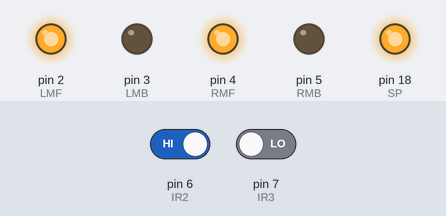
The sketch below on a simulated Arduino Uno, built with avr-gcc and run on an emulated ATmega328P. On the bench: output pins drawn as LEDs (lit = HIGH). The inputs (shaded band) are chosen by the test bench; at power-on: pin 6 (IR2) HIGH, pin 7 (IR3) LOW.

Above: at 1.2 s.
1.3 s: pin 6 (IR2) driven LOW
At 2.5 s:
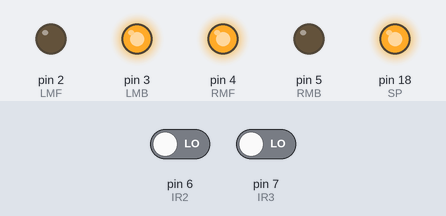
2.8 s: pin 6 (IR2) driven HIGH
At 3.9 s:
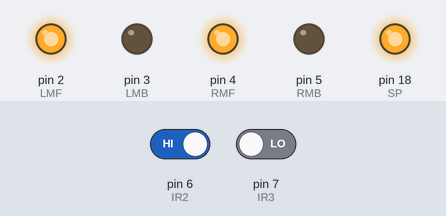
4.3 s: pin 7 (IR3) driven HIGH
At 5.0 s:
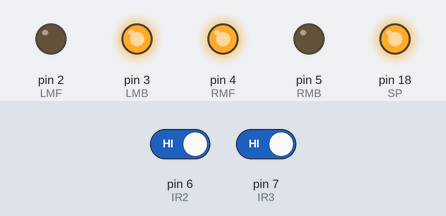
Timing chart, 0 to 7.3 s (numbered marks = the images above; inputs shaded):
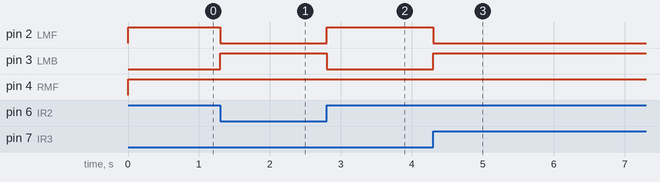

The sketch:

IR_motor.ino
```cpp
#define LMF 2 //d2
#define LMB 3 //d3

#define RMF 4 //d4
#define RMB 5 //d5

#define SP 18 //speed

#define IR1 5 //d7
#define IR2 6 //d8
#define IR3 7 //9

//#define CE 10
//#define CSN 9

int color, cnt;

void setup() {

  pinMode(IR1, INPUT);
  pinMode(IR2, INPUT);
  pinMode(IR3, INPUT);

  pinMode(LMF, OUTPUT);
  pinMode(LMB, OUTPUT);

  pinMode(RMF, OUTPUT);
  pinMode(RMB, OUTPUT);

  pinMode(SP, OUTPUT);
  analogWrite(SP, 255);

  color = 1;
  cnt == 0;

}

void loop() {

  if(color == 1){
    if(digitalRead(IR1) && !digitalRead(IR2) && !digitalRead(IR3)){
      digitalWrite(RMF, HIGH);
      digitalWrite(RMB, LOW);
      digitalWrite(LMF, LOW);
      digitalWrite(LMB, HIGH);
    }
    else if(!digitalRead(IR1) && digitalRead(IR2) && !digitalRead(IR3)){
      digitalWrite(RMF, HIGH);
      digitalWrite(RMB, LOW);
      digitalWrite(LMF, HIGH);
      digitalWrite(LMB, LOW);
    }
    else if(digitalRead(IR1) && digitalRead(IR2) && digitalRead(IR3)){
      digitalWrite(RMF, HIGH);
      digitalWrite(RMB, LOW);
      digitalWrite(LMF, HIGH);
      digitalWrite(LMB, LOW);
    }
    else if(digitalRead(IR1) && digitalRead(IR2) && !digitalRead(IR3)){
      if(cnt%2 == 1){
        digitalWrite(RMF, HIGH);
        digitalWrite(RMB, LOW);
        digitalWrite(LMF, HIGH);
        digitalWrite(LMB, LOW);
        cnt++;
      }
      else{
        cnt = 1;
        digitalWrite(RMF, HIGH);
        digitalWrite(RMB, LOW);
        digitalWrite(LMF, LOW);
        digitalWrite(LMB, HIGH);
      }
    }
    else {
      digitalWrite(RMF, HIGH);
      digitalWrite(RMB, LOW);
      digitalWrite(LMF, LOW);
      digitalWrite(LMB, HIGH);
    }
  }
  else if(color == 2){
    if(digitalRead(IR1) && !digitalRead(IR2) && !digitalRead(IR3)){
      digitalWrite(RMF, HIGH);
      digitalWrite(RMB, LOW);
      digitalWrite(LMF, LOW);
      digitalWrite(LMB, HIGH);
    }
    else if(!digitalRead(IR1) && digitalRead(IR2) && !digitalRead(IR3)){
      digitalWrite(RMF, HIGH);
      digitalWrite(RMB, LOW);
      digitalWrite(LMF, HIGH);
      digitalWrite(LMB, LOW);
    }
    else if(digitalRead(IR1) && digitalRead(IR2) && digitalRead(IR3)){
      digitalWrite(RMF, HIGH);
      digitalWrite(RMB, LOW);
      digitalWrite(LMF, HIGH);
      digitalWrite(LMB, LOW);
    }
    else if(digitalRead(IR1) && digitalRead(IR2) && !digitalRead(IR3)){
      digitalWrite(RMF, HIGH);
      digitalWrite(RMB, LOW);
      digitalWrite(LMF, HIGH);
      digitalWrite(LMB, LOW);
    }
    else {
      digitalWrite(RMF, HIGH);
      digitalWrite(RMB, LOW);
      digitalWrite(LMF, LOW);
      digitalWrite(LMB, HIGH);
    }
  }

}
```

Measured:
- after the input at 1.3 s, pin 2 (LMF): HIGH → LOW at once; pin 3 (LMB): LOW → HIGH at once
- after the input at 2.8 s, pin 2 (LMF): LOW → HIGH at once; pin 3 (LMB): HIGH → LOW at once
- after the input at 4.3 s, pin 2 (LMF): HIGH → LOW at once; pin 3 (LMB): LOW → HIGH at once
